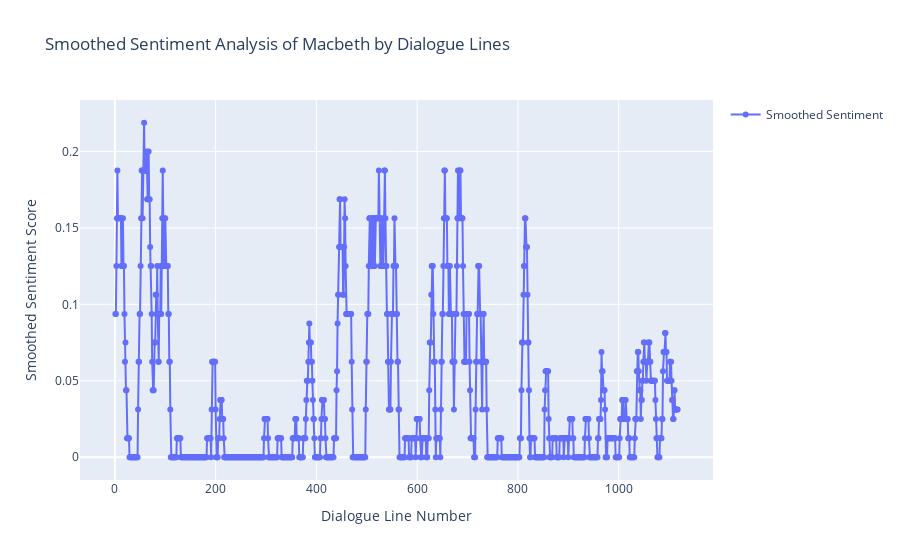

The notebook cell saved with this chart:
### Markdown cell above
Fig. 15.

### Code cell
import plotly.graph_objects as go

dialogue_lines2 = [line.strip() for line in filtered_macbeth5 if line.strip() and line.isupper()]

# Analyze sentiment for each dialogue line
sentiment_scores2 = []
for line_number, line in enumerate(dialogue_lines2, start=1):
    analysis = TextBlob(line)
    sentiment_scores2.append(analysis.sentiment.polarity)

# Apply a moving average for smoothing
window_size2 = 10
smoothed_sentiment_scores2 = [sum(sentiment_scores2[i:i+window_size]) / window_size for i in range(len(sentiment_scores2) - window_size + 1)]

# Convert range to a list
x_values2 = list(range(1, len(smoothed_sentiment_scores2) + 1))

# Create a figure using Plotly
fig = go.Figure()

# Add scatter plot
fig.add_trace(go.Scatter(x=x_values2, y=smoothed_sentiment_scores2, mode='lines+markers', name='Smoothed Sentiment'))

# Update layout
fig.update_layout(title='Smoothed Sentiment Analysis of Macbeth by Dialogue Lines',
                  xaxis=dict(title='Dialogue Line Number'),
                  yaxis=dict(title='Smoothed Sentiment Score'),
                  showlegend=True)
fig.show()

### Figure 1 — Plotly figure (JSON) as saved in the notebook; plotly's stock layout.template omitted (floating-point values rounded to 4 significant figures; data arrays with more than 128 entries replaced by an {"elided": "..."} marker saying what was removed)
{"data": [{"mode": "lines+markers", "name": "Smoothed Sentiment", "type": "scatter", "x": {"elided": "1117 int values"}, "y": {"elided": "1117 float values"}}], "layout": {"showlegend": true, "title": {"text": "Smoothed Sentiment Analysis of Macbeth by Dialogue Lines"}, "xaxis": {"title": {"text": "Dialogue Line Number"}}, "yaxis": {"title": {"text": "Smoothed Sentiment Score"}}}}
